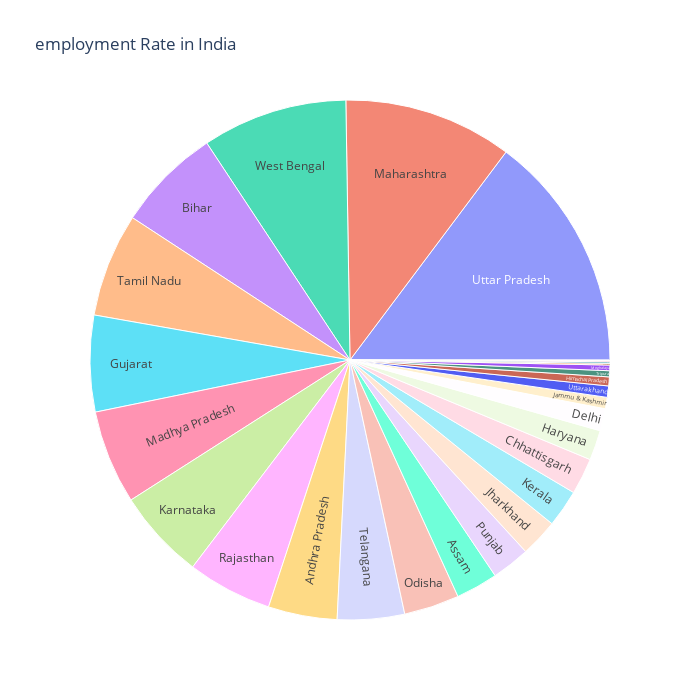

Notebook source saved alongside this figure:
### Code cell
unemploment = df[["Region",'Estimated Employed']]
figure = pl.sunburst(unemploment, path=["Region"], 
                     values='Estimated Employed',
                     width=700, height=700, color_continuous_scale="RdY1Gn", 
                     title="employment Rate in India")
figure.show()

### Figure 1 — Plotly figure (JSON) as saved in the notebook; plotly's stock layout.template omitted (floating-point values rounded to 4 significant figures)
{"data": [{"branchvalues": "total", "domain": {"x": [0, 1], "y": [0, 1]}, "hovertemplate": "labels=%{label}<br>Estimated Employed=%{value}<br>parent=%{parent}<br>id=%{id}<extra></extra>", "ids": ["Andhra Pradesh", "Assam", "Bihar", "Chandigarh", "Chhattisgarh", "Delhi", "Goa", "Gujarat", "Haryana", "Himachal Pradesh", "Jammu & Kashmir", "Jharkhand", "Karnataka", "Kerala", "Madhya Pradesh", "Maharashtra", "Meghalaya", "Odisha", "Puducherry", "Punjab", "Rajasthan", "Sikkim", "Tamil Nadu", "Telangana", "Tripura", "Uttar Pradesh", "Uttarakhand", "West Bengal"], "labels": ["Andhra Pradesh", "Assam", "Bihar", "Chandigarh", "Chhattisgarh", "Delhi", "Goa", "Gujarat", "Haryana", "Himachal Pradesh", "Jammu & Kashmir", "Jharkhand", "Karnataka", "Kerala", "Madhya Pradesh", "Maharashtra", "Meghalaya", "Odisha", "Puducherry", "Punjab", "Rajasthan", "Sikkim", "Tamil Nadu", "Telangana", "Tripura", "Uttar Pradesh", "Uttarakhand", "West Bengal"], "name": "", "parents": ["", "", "", "", "", "", "", "", "", "", "", "", "", "", "", "", "", "", "", "", "", "", "", "", "", "", "", ""], "type": "sunburst", "values": [228314609, 139224076, 346253296, 3801975, 120497960, 73570360, 5431400, 319256358, 99598029, 29675064, 37798565, 125138732, 298679340, 123925186, 311233561, 559725484, 18622894, 183280915, 5519230, 127102136, 281149813, 1816972, 343547309, 222310557, 20076074, 786655301, 37536159, 481559064]}], "layout": {"height": 700, "legend": {"tracegroupgap": 0}, "title": {"text": "employment Rate in India"}, "width": 700}}
